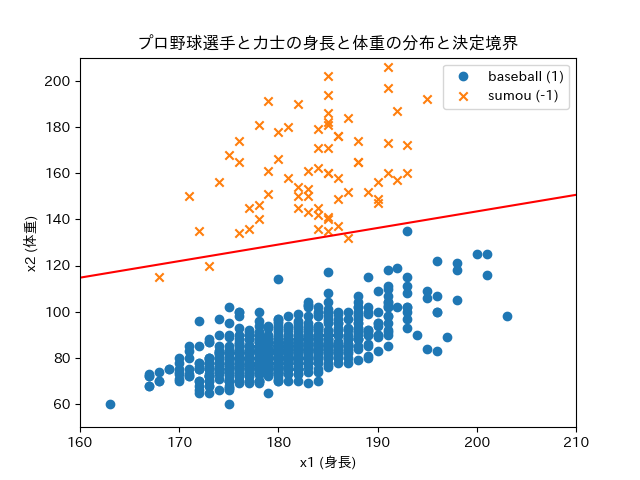

This chart was generated by the following Python code:
import imp
import math
import copy
from tkinter.ttk import LabelFrame

import pandas as pd
import numpy as np
from matplotlib import pylab as plt

import japanize_matplotlib 
#baseball_dataset
baseball=pd.read_csv("C:/Users/Takum/programing/math-program-github/math-program-book-master/9_data/プロ野球/プロ野球選手身長体重.csv")#[['身長'],['体重']]
sumou=pd.read_csv("C:/Users/Takum/programing/math-program-github/math-program-book-master/9_data/相撲/力士身長体重.csv")#[['身長'],['体重']]

data_baseball=baseball.rename(columns={'身長':'x1','体重':'x2'}).assign(label='野球',
                                                                label_index=1.0,x0=1)
data_sumou=sumou.rename(columns={'身長':'x1','体重':'x2'}).assign(label='相撲',
                                                                label_index=-1.0,x0=1)
dataset=pd.concat([data_baseball,data_sumou]).loc[:,['label','label_index','x0','x1','x2']]
#formula_A
def discriminant(p,w):
    return np.dot(p,w)
#formula_B
def activate(x):
    if -1<x:
        return 1
    else:
        return -1

#learning program
#学習率
eta=0.1
#最大試行回数
max_iter=1000

data_size=len(dataset.index)
x=np.array(dataset.loc[:,['x0','x1','x2']])
w=[1,1,1]

#正解ラベル
label_answer=np.array(dataset['label_index'])

#データセットからラベルを予測する
for i in range(max_iter):
    output_test=np.zeros(data_size)
    label_test=np.zeros(data_size)
    result=np.zeros(data_size)
    #データセットから予測ラベルを出力
    for j in range(data_size):
        output_test[j]=discriminant(x[j],w)
        label_test[j]=activate(output_test[j])
        result[j]=label_answer[j]==label_test[j]




    #誤差を求める
    error=0

    for j in range(data_size):
        if result[j]==0.0:
            error-=(output_test[j]*label_answer[j])
    
    #誤分類の個数
    miss_classfication=np.sum(result==0.0)

    print('<{0}回目>'.format(i+1))
    print('誤差関数の値:{0:2f}'.format(error))
    print('誤分類の個数:{0}'.format(miss_classfication))
    print('係数ベクトル:w0={0:2f},w1={1:.2f},w2={2:.2f}'.format(w[0],w[1],w[2]))
    print()

    #すべて正解ラベルに分類出来たら試行終了
    if miss_classfication==0:
        break

    #係数の更新(確率的勾配降下法)
    for j in np.random.permutation(np.arange(data_size)):
        if result[j]==0.0:
            w+=eta*x[j]*label_answer[j]
            break


plt.title('プロ野球選手と力士の身長と体重の分布と決定境界')
plt.xlabel('x1 (身長)')
plt.ylabel('x2 (体重)')
plt.xlim([160,210])
plt.ylim([50,210])
#ラベルAのプロット
plt.scatter(data_baseball['x1'],data_baseball['x2'],label='baseball (1)',
marker='o')
#ラベルBのプロット
plt.scatter(data_sumou['x1'],data_sumou['x2'],label='sumou (-1)',marker='x')
#決定境界のプロット
line_x1=np.linspace(160,210,50)
line_x2=-1*(line_x1*w[1]+w[0])/w[2]
plt.plot(line_x1,line_x2,'r-')

plt.legend()
plt.savefig('pcp_bbsm.png')
plt.show()